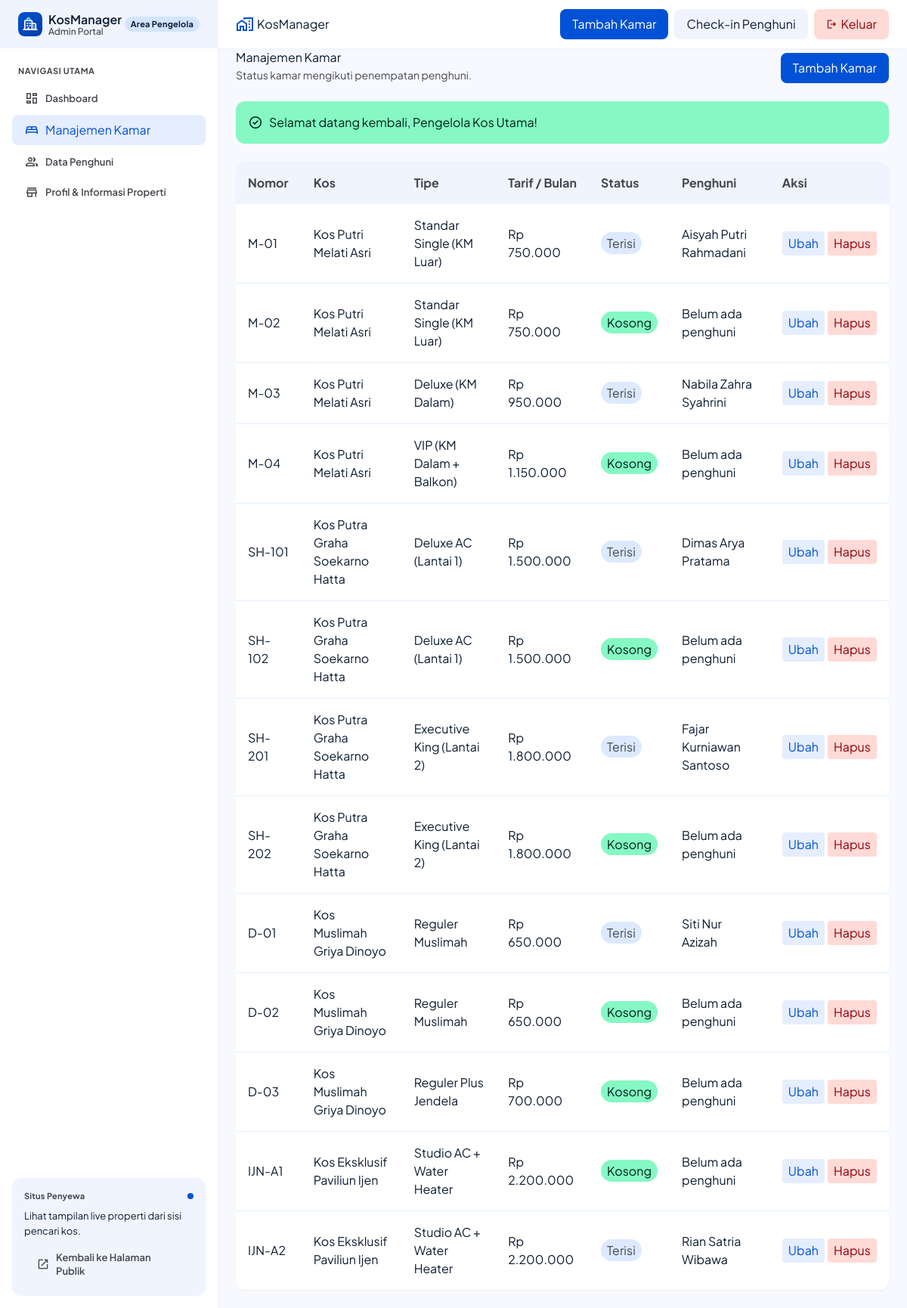
Page /kamar (signed in) on the committed database.
### tables this page shows
CREATE TABLE IF NOT EXISTS kamar (
    id INT AUTO_INCREMENT PRIMARY KEY,
    kos_id INT NOT NULL,
    nomor_kamar VARCHAR(50) NOT NULL,
    tipe VARCHAR(100) NOT NULL,
    harga_bulanan DECIMAL(12, 2) NOT NULL,
    status ENUM('kosong', 'terisi') NOT NULL DEFAULT 'kosong',
    CONSTRAINT fk_kamar_kos
        FOREIGN KEY (kos_id)
        REFERENCES kos(id)
        ON DELETE RESTRICT
        ON UPDATE CASCADE,
    CONSTRAINT unique_nomor_kamar
        UNIQUE (kos_id, nomor_kamar),
    CONSTRAINT chk_kamar_harga_positif
        CHECK (harga_bulanan > 0)
);

CREATE TABLE IF NOT EXISTS kos (
    id INT AUTO_INCREMENT PRIMARY KEY,
    nama_kos VARCHAR(150) NOT NULL,
    alamat TEXT NOT NULL,
    lokasi VARCHAR(150) NOT NULL,
    deskripsi TEXT NULL,
    fasilitas TEXT NULL,
    no_hp_pengelola VARCHAR(20) NULL,
    status_publikasi ENUM('draft', 'published') NOT NULL DEFAULT 'draft'
);

CREATE TABLE IF NOT EXISTS penghuni (
    id INT AUTO_INCREMENT PRIMARY KEY,
    nama VARCHAR(150) NOT NULL,
    no_hp VARCHAR(20) NOT NULL,
    nik CHAR(16) NOT NULL,
    kamar_id INT NULL,
    CONSTRAINT unique_penghuni_nik
        UNIQUE (nik),
    CONSTRAINT unique_penghuni_kamar
        UNIQUE (kamar_id),
    CONSTRAINT fk_penghuni_kamar
        FOREIGN KEY (kamar_id)
        REFERENCES kamar(id)
        ON DELETE RESTRICT
        ON UPDATE CASCADE
);

### src/Controllers/KamarController.php (called while the page is built, shortened)
<?php
final class KamarController
{
    public function index(): void
    {
        $kamarList = $this->kamarRepository->findAllWithDetails();
        $escape = PublicController::escape(...);
        require dirname(__DIR__, 2) . '/views/admin/kamar/index.php';
    }
}

### public/index.php (called while the page is built, shortened)
<?php
require_once dirname(__DIR__) . '/src/Core/helpers.php';
try {
    $connection = \KosManager\Config\getConnection();
    $kosRepository = new KosRepository($connection);
    $kamarRepository = new KamarRepository($connection);
    $penghuniRepository = new PenghuniRepository($connection);
    $publicController = new PublicController($kosRepository);
    $kosController = new KosController($kosRepository);
    $adminKosController = new AdminKosController($kosRepository);
    $dashboardController = new DashboardController($kamarRepository, $penghuniRepository);
    $kamarController = new KamarController($kamarRepository, $kosRepository);
    $penghuniController = new PenghuniController($penghuniRepository, $kamarRepository);
    $authController = new AuthController($connection);
    $router = new Router();
    $router
        ->get('/', [$publicController, 'home'])
        ->get('/login', [$authController, 'showLogin'])
        ->post('/login', [$authController, 'login'])
        ->get('/logout', [$authController, 'logout'])
        ->get('/kos', [$kosController, 'index'])
        ->get('/kos/detail', [$kosController, 'detail'])
        ->get('/kamar/detail', [$kosController, 'roomDetail'])
        ->get('/admin/dashboard', [$dashboardController, 'index'])
        ->get('/admin/kos', [$adminKosController, 'index'])
        ->get('/admin/kos/tambah', [$adminKosController, 'create'])
        ->get('/admin/kos/ubah', [$adminKosController, 'edit'])
        ->post('/admin/kos', [$adminKosController, 'store'])
        ->post('/admin/kos/update', [$adminKosController, 'update'])
        ->post('/admin/kos/hapus', [$adminKosController, 'destroy'])
        ->post('/admin/kos/destroy', [$adminKosController, 'destroy'])
        ->get('/kamar', [$kamarController, 'index'])
        ->get('/kamar/tambah', [$kamarController, 'create'])
        ->get('/kamar/ubah', [$kamarController, 'edit'])
        ->post('/kamar', [$kamarController, 'store'])
        ->post('/kamar/update', [$kamarController, 'update'])
        ->post('/kamar/hapus', [$kamarController, 'delete'])
        ->get('/penghuni', [$penghuniController, 'index'])
        ->get('/penghuni/tambah', [$penghuniController, 'create'])
        ->get('/penghuni/ubah', [$penghuniController, 'edit'])
        ->post('/penghuni', [$penghuniController, 'store'])
        ->post('/penghuni/update', [$penghuniController, 'update'])
        ->post('/penghuni/hapus', [$penghuniController, 'delete']);
    $router->dispatch();
} catch (Throwable $exception) {
    error_log($exception->__toString());
    $isDbError = $exception instanceof PDOException;
    http_response_code($isDbError ? 503 : 500);
    header('Content-Type: text/html; charset=utf-8');
    ?>
<!DOCTYPE html>
<html lang="id">
<head>
    <meta charset="UTF-8">
    <meta name="viewport" content="width=device-width, initial-scale=1.0">
    <title><?= $isDbError ? '503 - Database Tidak Tersedia' : '500 - Kesalahan Sistem' ?> | KosManager</title>
    <style>
        body { font-family: -apple-system, BlinkMacSystemFont, "Segoe UI", Roboto, Helvetica, Arial, sans-serif; background-color: #f8fafc; color: #1e293b; display: flex; align-items: center; justify-content: center; min-height: 100vh; margin: 0; padding: 20px; }
        .card { background: #ffffff; border: 1px solid #e2e8f0; border-radius: 12px; padding: 32px; max-width: 520px; width: 100%; box-shadow: 0 4px 6px -1px rgba(0, 0, 0, 0.1); text-align: center; }
        .badge { display: inline-block; background-color: #fee2e2; color: #dc2626; font-size: 13px; font-weight: 600; padding: 4px 12px; border-radius: 9999px; margin-bottom: 16px; }
        h1 { font-size: 20px; margin-bottom: 12px; color: #0f172a; }
        p { font-size: 14px; color: #64748b; line-height: 1.6; margin-bottom: 20px; }
        .hint { background-color: #f1f5f9; border-radius: 8px; padding: 12px; font-size: 13px; color: #334155; text-align: left; }
    </style>
</head>
<body>
    <div class="card">
        <div class="badge">Error <?= $isDbError ? '503 (Database)' : '500 (Sistem)' ?></div>
        <h1><?= $isDbError ? 'Layanan Database Sedang Tidak Tersedia' : 'Terjadi Kendala Sistem' ?></h1>
        <p><?= htmlspecialchars($exception->getMessage(), ENT_QUOTES | ENT_SUBSTITUTE, 'UTF-8') ?></p>
        <div class="hint">
            <strong>Catatan:</strong><br>
            <?= $isDbError
                ? 'Pastikan MySQL aktif di XAMPP Control Panel dan database <code>kostmanager</code> sudah diisi tabel di phpMyAdmin.'
                : 'File: <code>' . htmlspecialchars(basename($exception->getFile()), ENT_QUOTES | ENT_SUBSTITUTE, 'UTF-8') . '</code> baris ' . $exception->getLine() ?>
        </div>
    </div>
</body>
</html>
    <?php
}

### src/Core/helpers.php (called while the page is built, shortened)
<?php
if (!function_exists('base_url')) {
    function base_url(string $path = ''): string
    {
        static $base = null;
        if ($base === null) {
            $scriptName = $_SERVER['SCRIPT_NAME'] ?? '';
            $dir = str_replace('\\', '/', dirname($scriptName));
            $base = ($dir === '/' || $dir === '.') ? '' : rtrim($dir, '/');
        }
        if ($path === '' || $path === '/') {
            return $base !== '' ? $base . '/' : '/';
        }
        return $base . '/' . ltrim($path, '/');
    }
}
if (!function_exists('get_flash')) {
    function get_flash(): ?array
    {
        $flash = $_SESSION['flash'];
        return [
            'type' => (string) ($flash['type'] ?? 'info'),
            'message' => (string) ($flash['message'] ?? ''),
        ];
    }
}

### src/Controllers/PublicController.php (called while the page is built, shortened)
<?php
final class PublicController
{
    public static function escape(mixed $value): string
    {
        return htmlspecialchars((string) ($value ?? ''), ENT_QUOTES | ENT_SUBSTITUTE, 'UTF-8');
    }
}

### src/Repositories/KamarRepository.php (called while the page is built, shortened)
<?php
final class KamarRepository
{
    public function findAllWithDetails(): array
    {
        $statement = $this->connection->query(
            'SELECT kamar.id,
                    kamar.kos_id,
                    kamar.nomor_kamar,
                    kamar.tipe,
                    kamar.harga_bulanan,
                    kamar.status,
                    kos.nama_kos,
                    penghuni.nama AS nama_penghuni
             FROM kamar
             INNER JOIN kos ON kos.id = kamar.kos_id
             LEFT JOIN penghuni ON penghuni.kamar_id = kamar.id
             ORDER BY kamar.kos_id, kamar.nomor_kamar'
        );
        return $statement->fetchAll();
    }
}

### views/admin/kamar/index.php (the view, shortened to what this page needs)
<!DOCTYPE html>
<html lang="id">
<head>
<script src="https://cdn.tailwindcss.com"></script>
<link rel="stylesheet" href="<?= base_url('/public/assets/css/style.css') ?>">
<link rel="stylesheet" href="<?= base_url('/public/assets/css/admin.css') ?>">
</head>
<body class="bg-background font-body-md text-on-surface antialiased">
<?php $activeAdminPage = 'manajemen-kamar'; include __DIR__ . '/../layout/sidebar.php'; ?>
<div class="pl-72">
<?php include __DIR__ . '/../layout/admin-header.php'; ?>
<main class="relative pt-16 bg-background w-full px-gutter-md py-gutter-md">
<div class="max-w-7xl mx-auto space-y-space-lg">
<header class="flex flex-wrap items-end justify-between gap-space-md">
<div><h1 class="font-headline-lg text-on-surface">Manajemen Kamar</h1><p class="text-body-md text-on-surface-variant">Status kamar mengikuti penempatan penghuni.</p></div>
<a class="px-space-md py-space-sm rounded-lg bg-secondary text-on-secondary font-label-md" href="<?= base_url('/kamar/tambah') ?>">Tambah Kamar</a>
</header>
<?php $flash = get_flash(); if ($flash !== null): ?>
<div class="p-space-md rounded-xl flex items-center gap-space-sm <?= $flash['type'] === 'error' ? 'bg-error-container text-on-error-container' : 'bg-tertiary-fixed text-on-tertiary-fixed' ?>" role="alert">
    <span class="material-symbols-outlined text-[20px]"><?= $flash['type'] === 'error' ? 'error' : 'check_circle' ?></span>
    <span class="font-label-md"><?= $escape($flash['message']) ?></span>
</div>
<?php endif; ?>
<section class="bg-surface-container-lowest rounded-xl shadow-sm overflow-hidden">
<div class="overflow-x-auto">
<table class="w-full text-left">
<thead class="bg-surface-container-low text-on-surface-variant"><tr>
<th class="p-space-md font-label-sm">Nomor</th><th class="p-space-md font-label-sm">Kos</th><th class="p-space-md font-label-sm">Tipe</th><th class="p-space-md font-label-sm">Tarif / Bulan</th><th class="p-space-md font-label-sm">Status</th><th class="p-space-md font-label-sm">Penghuni</th><th class="p-space-md font-label-sm">Aksi</th>
</tr></thead>
<tbody class="divide-y divide-surface-container">
<?php foreach ($kamarList as $room): ?>
<tr>
<td class="p-space-md font-headline-sm"><?= $escape($room['nomor_kamar']) ?></td>
<td class="p-space-md"><?= $escape($room['nama_kos']) ?></td>
<td class="p-space-md"><?= $escape($room['tipe']) ?></td>
<td class="p-space-md">Rp <?= $escape(number_format((float) $room['harga_bulanan'], 0, ',', '.')) ?></td>
<td class="p-space-md"><span class="px-2 py-1 rounded-full font-label-sm <?= $room['status'] === 'kosong' ? 'bg-tertiary-fixed text-on-tertiary-fixed' : 'bg-surface-container-high text-on-surface-variant' ?>"><?= $room['status'] === 'kosong' ? 'Kosong' : 'Terisi' ?></span></td>
<td class="p-space-md"><?= $escape($room['nama_penghuni'] ?? 'Belum ada penghuni') ?></td>
<td class="p-space-md"><div class="flex items-center gap-space-xs">
<a class="px-space-sm py-1 rounded bg-surface-container text-secondary" href="<?= base_url('/kamar/ubah?id=' . (int) $room['id']) ?>">Ubah</a>
<form action="<?= base_url('/kamar/hapus') ?>" method="post" onsubmit="return confirm('Hapus kamar ini?')">
<button class="px-space-sm py-1 rounded bg-error-container text-on-error-container" type="submit">Hapus</button>
</form>
</div></td>
</tr>
<?php endforeach; ?>
</tbody>
</table>
</div>
</section>
</div>
</main>
</div>
</body>
</html>

### public/assets/css/style.css (style rules this page uses)
.material-symbols-outlined { font-family: 'Material Symbols Outlined' !important; font-weight: normal; font-style: normal; font-size: 24px; line-height: 1; letter-spacing: normal; text-transform: none; display: inline-block; white-space: nowrap; word-wrap: normal; direction: ltr; -webkit-font-feature-settings: 'liga'; -webkit-font-smoothing: antialiased; }

### rows in the picture
kamar: nomor_kamar "M-01", kos.nama_kos "Kos Putri Melati Asri", tipe "Standar Single (KM Luar)", harga_bulanan "750.000", status "Terisi", penghuni.nama "Aisyah Putri Rahmadani"
kamar: nomor_kamar "M-02", kos.nama_kos "Kos Putri Melati Asri", tipe "Standar Single (KM Luar)", harga_bulanan "750.000", status "Kosong", nama_penghuni "Belum ada penghuni"
kamar: nomor_kamar "M-03", kos.nama_kos "Kos Putri Melati Asri", tipe "Deluxe (KM Dalam)", harga_bulanan "950.000", status "Terisi", penghuni.nama "Nabila Zahra Syahrini"
kamar: nomor_kamar "M-04", kos.nama_kos "Kos Putri Melati Asri", tipe "VIP (KM Dalam + Balkon)", harga_bulanan "1.150.000", status "Kosong", nama_penghuni "Belum ada penghuni"
kamar: nomor_kamar "SH-101", kos.nama_kos "Kos Putra Graha Soekarno Hatta", tipe "Deluxe AC (Lantai 1)", harga_bulanan "1.500.000", status "Terisi", penghuni.nama "Dimas Arya Pratama"
kamar: nomor_kamar "SH-102", kos.nama_kos "Kos Putra Graha Soekarno Hatta", tipe "Deluxe AC (Lantai 1)", harga_bulanan "1.500.000", status "Kosong", nama_penghuni "Belum ada penghuni"
kamar: nomor_kamar "SH-201", kos.nama_kos "Kos Putra Graha Soekarno Hatta", tipe "Executive King (Lantai 2)", harga_bulanan "1.800.000", status "Terisi", penghuni.nama "Fajar Kurniawan Santoso"
kamar: nomor_kamar "SH-202", kos.nama_kos "Kos Putra Graha Soekarno Hatta", tipe "Executive King (Lantai 2)", harga_bulanan "1.800.000", status "Kosong", nama_penghuni "Belum ada penghuni"
kamar: nomor_kamar "D-01", kos.nama_kos "Kos Muslimah Griya Dinoyo", tipe "Reguler Muslimah", harga_bulanan "650.000", status "Terisi", penghuni.nama "Siti Nur Azizah"
kamar: nomor_kamar "D-02", kos.nama_kos "Kos Muslimah Griya Dinoyo", tipe "Reguler Muslimah", harga_bulanan "650.000", status "Kosong", nama_penghuni "Belum ada penghuni"
kamar: nomor_kamar "D-03", kos.nama_kos "Kos Muslimah Griya Dinoyo", tipe "Reguler Plus Jendela", harga_bulanan "700.000", status "Kosong", nama_penghuni "Belum ada penghuni"
kamar: nomor_kamar "IJN-A1", kos.nama_kos "Kos Eksklusif Paviliun Ijen", tipe "Studio AC + Water Heater", harga_bulanan "2.200.000", status "Kosong", nama_penghuni "Belum ada penghuni"
kamar: nomor_kamar "IJN-A2", kos.nama_kos "Kos Eksklusif Paviliun Ijen", tipe "Studio AC + Water Heater", harga_bulanan "2.200.000", status "Terisi", penghuni.nama "Rian Satria Wibawa"

### other values in the picture
$escape($flash['message']) "Selamat datang kembali, Pengelola Kos Utama!"
